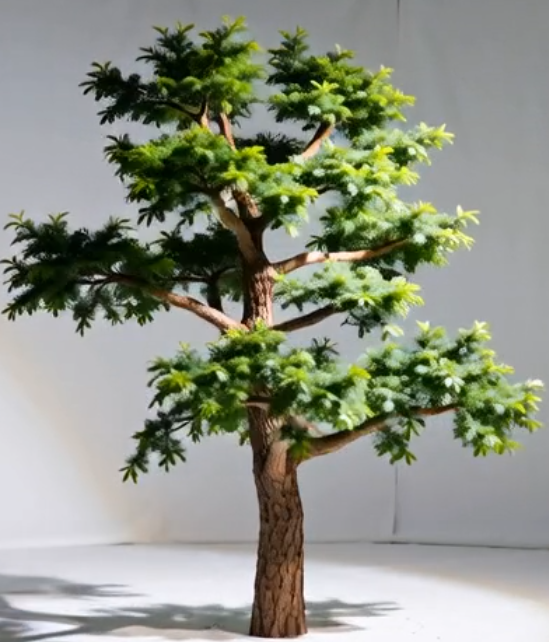
#> input picture Videos test/TreeTest1.png, 549 x 642 px
$ python -i auto_roi.py   (imports and definitions only)
#> lines starting #> are read from the running program, lines starting #| are printed output that depends on the picture; after the words box and inside, x2 and y2 are one past the last pixel; in counts of white or black regions, pixels touching at a corner belong together
#!/usr/bin/env python3
import sys
import os
import json

# [22 lines left out: function get_roi_rembg, not called in this run]

def get_roi_opencv(image_path):
#> called with image_path = '../Videos test/TreeTest1.png'
    try:
        import cv2

        img = cv2.imread(image_path)
#> img is the input picture: shape (642, 549, 3); mean B, G, R 131.5, 146.1, 141.6
        if img is None:
            return None

        height, width = img.shape[:2]
#> height = 642; width = 549
        gray = cv2.cvtColor(img, cv2.COLOR_BGR2GRAY)
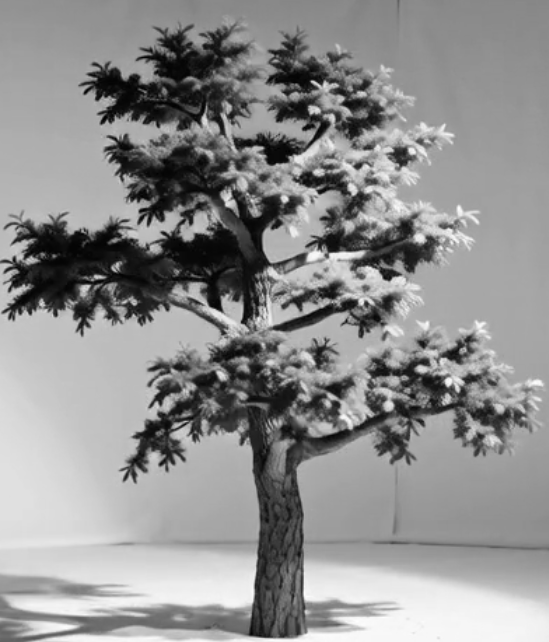
#> gray: shape (642, 549); min 0, max 254, mean 143.1

        # Estimate background brightness from corners
        corners = [
            int(gray[0, 0]),
            int(gray[0, width - 1]),
            int(gray[height - 1, 0]),
            int(gray[height - 1, width - 1])
        ]
#> corners = [145, 135, 98, 237]
        mean_bg = sum(corners) / 4.0
#> mean_bg = 153.8

        # Apply blur to remove noise
        blur = cv2.GaussianBlur(gray, (5, 5), 0)

        if mean_bg > 127:
            # Light background -> threshold to find dark objects
            _, thresh = cv2.threshold(blur, int(mean_bg - 30), 255, cv2.THRESH_BINARY_INV)
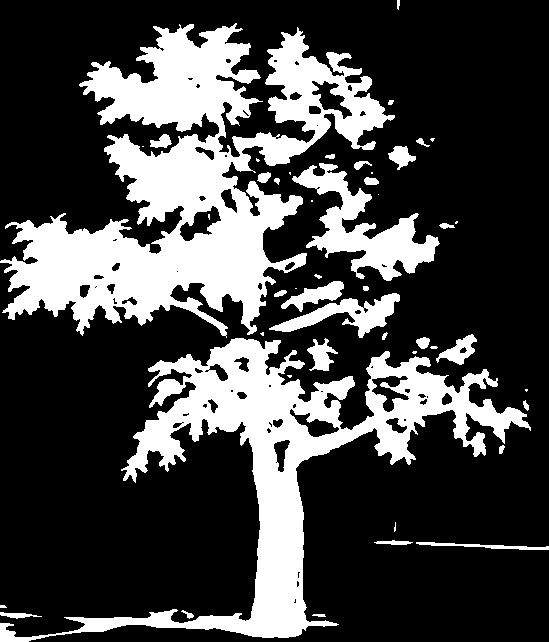
#> thresh: shape (642, 549); 27.1% white; 47 white regions (16 under 20 px)
        else:
            # Dark background -> threshold to find light objects
            _, thresh = cv2.threshold(blur, int(mean_bg + 30), 255, cv2.THRESH_BINARY)

        contours, _ = cv2.findContours(thresh, cv2.RETR_EXTERNAL, cv2.CHAIN_APPROX_SIMPLE)
#> contours = 46 contours, 23 with area under 20; largest, box (x1, y1, x2, y2) and area: (0, 23, 395, 338) 49695, (0, 338, 531, 642) 34479, (292, 163, 440, 281) 5636, (269, 293, 400, 338) 1941, (281, 281, 344, 312) 714
        if not contours:
            return None

        # Get largest contour by area
        largest_contour = max(contours, key=cv2.contourArea)
#> largest_contour = contour of 2408 points, box (x1, y1, x2, y2) (0, 23, 395, 338), area 49695
        # Check if it has a reasonable size
        if cv2.contourArea(largest_contour) < (width * height * 0.005):
            return None

        x, y, w, h = cv2.boundingRect(largest_contour)
#> x = 0; y = 23; w = 395; h = 315

        # Add some padding
        padding = 15
        x = max(0, x - padding)
        y = max(0, y - padding)
#> y = 8
        w = min(width - x, w + 2 * padding)
#> w = 425
        h = min(height - y, h + 2 * padding)
#> h = 345

        return {
            "x": int(x),
            "y": int(y),
            "width": int(w),
            "height": int(h),
            "method": "opencv"
        }
    except Exception as e:
        print(f"# OpenCV method failed: {e}", file=sys.stderr)
    return None

# [111 lines left out: functions get_roi_pil_fallback, get_image_size, main, not called in this run]

# [2 lines not run here, left out]

>>> result = get_roi_opencv('../Videos test/TreeTest1.png')
#> result = {'x': 0, 'y': 8, 'width': 425, 'height': 345, 'method': 'opencv'}
